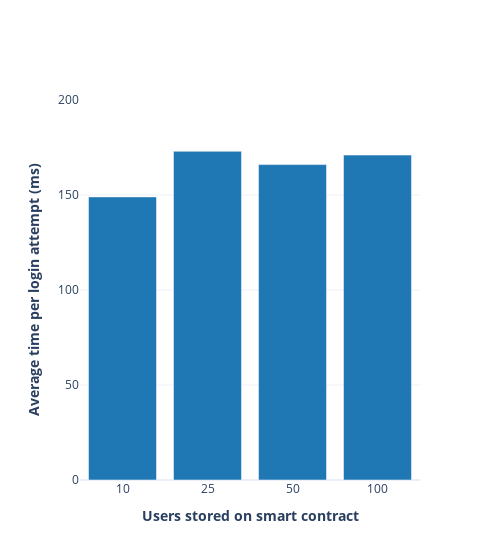

Notebook code for this chart:
### Markdown cell above
### Validating login. Average times

### Code cell
validations = [149, 173, 166, 171]

validateLogin(validations)

### Figure 1 — Plotly figure (JSON) as saved in the notebook; plotly's stock layout.template omitted (floating-point values rounded to 4 significant figures)
{"data": [{"marker": {"color": "#1f77b4"}, "type": "bar", "x": ["10", "25", "50", "100"], "y": [149, 173, 166, 171]}], "layout": {"legend": {"orientation": "h", "y": 1.15}, "width": 500, "xaxis": {"title": {"text": "<b>Users stored on smart contract</b>"}, "type": "category"}, "yaxis": {"dtick": 50, "range": [0, 200], "tick0": 0, "title": {"text": "<b>Average time per login attempt (ms)</b>"}}}}
